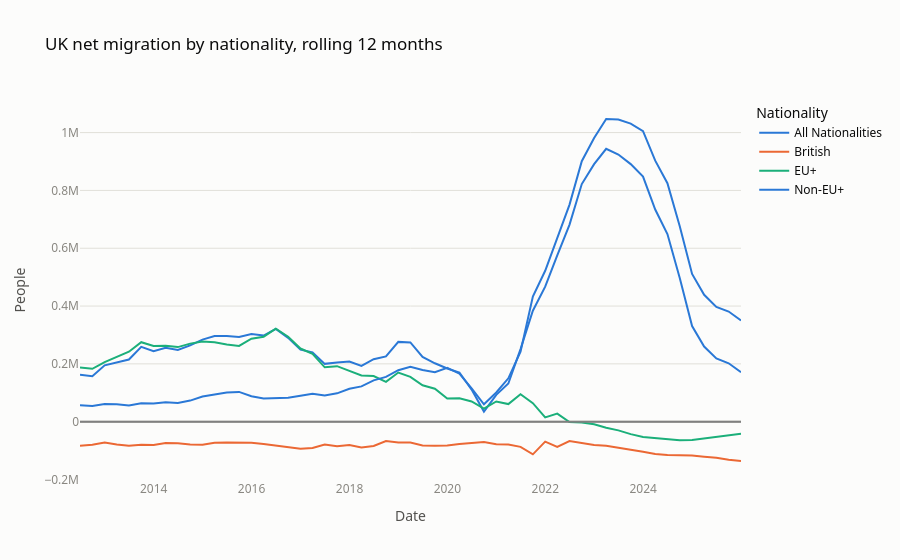

The cell this chart's notebook holds for it:
### Code cell
net = t1[t1["Flow"] == "Net migration"].melt(
    id_vars=["Date", "Provisional"],
    value_vars=["All Nationalities", "British", "EU+", "Non-EU+"],
    var_name="Nationality",
    value_name="People",
)

fig = px.line(net, x="Date", y="People", color="Nationality",
              title="UK net migration by nationality, rolling 12 months")
fig.add_hline(y=0, line_color="grey")
fig.show()
